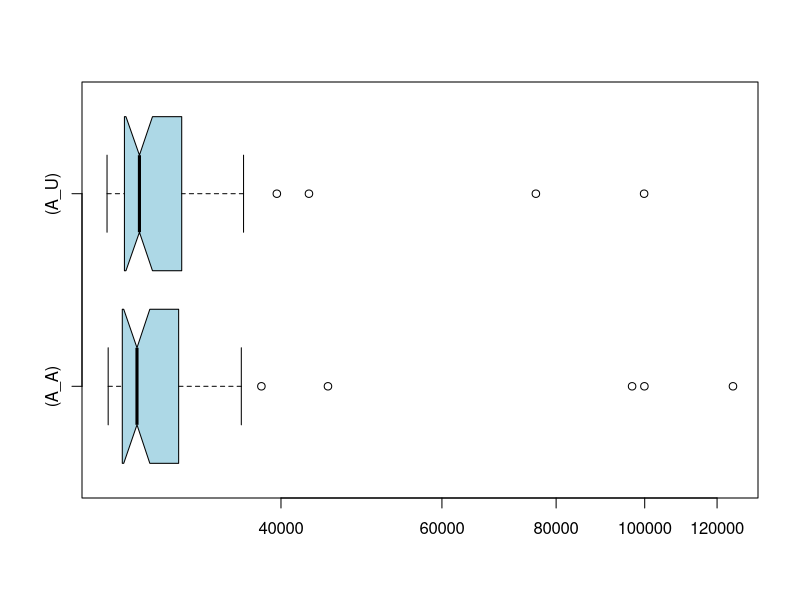

This figure's R source:
if (exists("A_A")) remove("A_A")
if (exists("A_U")) remove("A_U")
if (exists("C_A")) remove("C_A")
if (exists("C_U")) remove("C_U")
A_U<-c(99854,27473,26936,28540,26724,27816,29760,30874,30685,32749,34953,32507,30213,36400,31209,42921,76022,32100,31150,29254,26634,27248,26428,27964,27277,27504,27167,28527,31730,27629,25865,27432,25808,28631,26529,28042,32541,39585,27069,27042,29419,26964,26833,28198,26774,27573,26243,26825,28831,26654)
A_A<-c(124902,27951,28153,29106,28154,26819,26581,96874,27573,29714,45026,36196,34345,31289,31093,30794,99925,38074,31654,32817,29818,26817,26778,27196,27066,27952,27297,27296,26734,27242,26332,28646,26708,25882,27407,29236,27104,31282,29197,26674,27468,30910,26924,28734,26804,27710,26604,26512,27452,26245)
if (exists("A_U")) boxplot.stats(A_U)
if (exists("A_A")) boxplot.stats(A_A)
if (exists("C_U")) boxplot.stats(C_U)
if (exists("C_A")) boxplot.stats(C_A)
if (exists("A_U")) summary(A_U)
if (exists("A_A")) summary(A_A)
if (exists("C_U")) summary(C_U)
if (exists("C_A")) summary(C_A)
if (exists("A_U")) boxplot(A_A,A_U,col="lightblue",horizontal=TRUE,log="x",match=TRUE,names=c("(A_A)","(A_U)"),notch=TRUE)
if (exists("C_U")) boxplot(C_A,C_U,col="lightblue",horizontal=TRUE,log="x",match=TRUE,names=c("(C_A)","(C_U)"),notch=TRUE)
